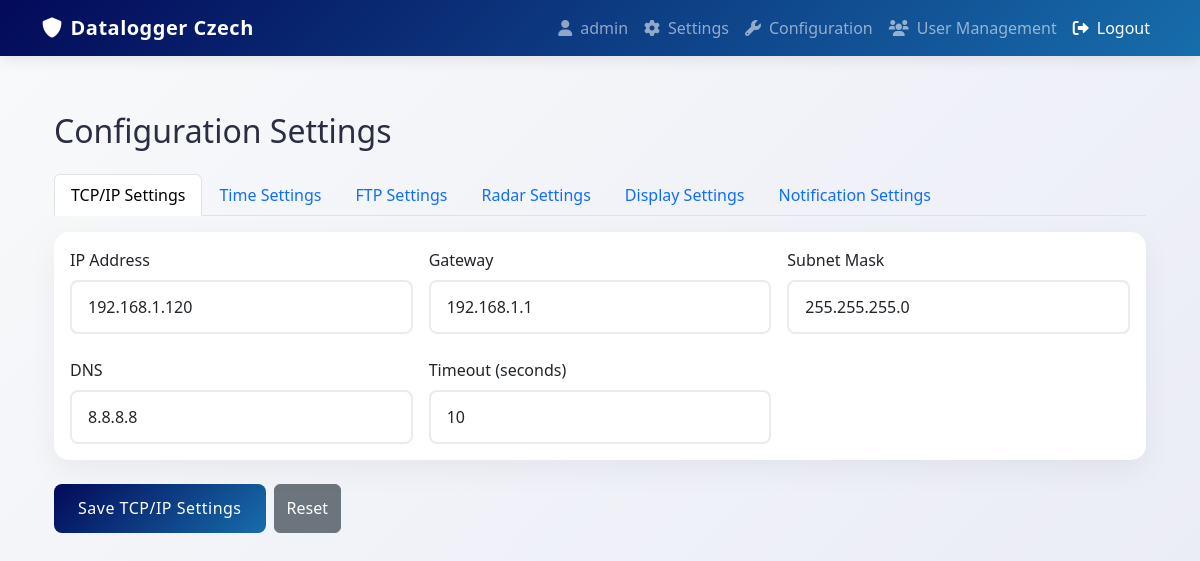
/config/ (signed in), run on an earlier commit of the app's database.
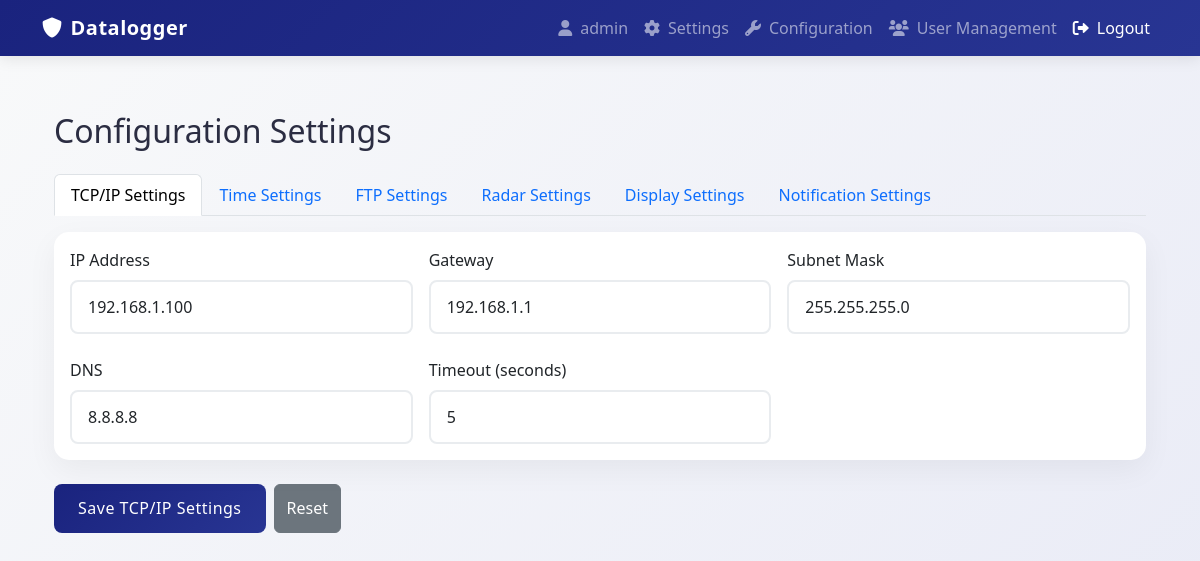
And on a later commit of the database.
### app/models.py (models this page shows, shortened)
class SystemSettings(models.Model):
    system_name = models.CharField(max_length=100, default="Secure Login")
    login_title = models.CharField(max_length=100, default="Welcome Back")
    primary_color = models.CharField(max_length=7, default="#1a237e")
    secondary_color = models.CharField(max_length=7, default="#283593")
    accent_color = models.CharField(max_length=7, default="#3949ab")
    text_color = models.CharField(max_length=7, default="#2b2d42")
    background_color = models.CharField(max_length=7, default="#f8f9fa")
    created_at = models.DateTimeField(auto_now_add=True)
    updated_at = models.DateTimeField(auto_now=True)
    class Meta:
        verbose_name = "System Settings"
        verbose_name_plural = "System Settings"
    @classmethod
    def get_settings(cls):
        settings = cls.objects.first()
        if not settings:
            settings = cls.objects.create()
        return settings

class TCPIPConfig(models.Model):
    ip_address = models.GenericIPAddressField(default='192.168.1.100')
    gateway = models.GenericIPAddressField(default='192.168.1.1')
    subnet_mask = models.GenericIPAddressField(default='255.255.255.0')
    dns = models.GenericIPAddressField(default='8.8.8.8')
    timeout = models.IntegerField(default=5)
    created_at = models.DateTimeField(auto_now_add=True)
    updated_at = models.DateTimeField(auto_now=True)
    class Meta:
        verbose_name = 'TCP/IP Configuration'
        verbose_name_plural = 'TCP/IP Configurations'

### app/views.py (the view, shortened to what this page needs)
# urls.py: path('config/', views.config, name='config'),
@login_required
@permission_required('app.view_radarconfig', raise_exception=True)
def config(request):
    notification_settings, created = NotificationSettings.objects.get_or_create(
        pk=1,
        defaults={
            'primary_email': '',
            'frequency': 'daily',
            'smtp_server': 'smtp.gmail.com',
            'smtp_port': 587,
            'use_tls': True
        }
    )
    tcp_form = TCPIPForm(instance=TCPIPConfig.objects.first())
    time_form = TimeForm(instance=TimeConfig.objects.first())
    ftp_form = FTPForm(instance=FTPConfig.objects.first())
    radar_form = RadarForm()
    notification_form = NotificationForm(instance=notification_settings)
    context = {
        'tcp_form': tcp_form,
        'time_form': time_form,
        'ftp_form': ftp_form,
        'radar_form': radar_form,
        'notification_form': notification_form,
        'radar_configs': RadarConfig.objects.all().order_by('-created_at'),
    }
    return render(request, 'app/config.html', context)

### app/forms.py
class TCPIPForm(forms.ModelForm):
    class Meta:
        model = TCPIPConfig
        fields = ['ip_address', 'gateway', 'subnet_mask', 'dns', 'timeout']
        widgets = {
            'ip_address': forms.TextInput(attrs={'class': 'form-control'}),
            'gateway': forms.TextInput(attrs={'class': 'form-control'}),
            'subnet_mask': forms.TextInput(attrs={'class': 'form-control'}),
            'dns': forms.TextInput(attrs={'class': 'form-control'}),
            'timeout': forms.NumberInput(attrs={'class': 'form-control'})
        }

class TimeForm(forms.ModelForm):
    class Meta:
        model = TimeConfig
        fields = ['timezone', 'date_format', 'time_format']
        widgets = {
            'timezone': forms.Select(attrs={'class': 'form-select'}),
            'date_format': forms.Select(attrs={'class': 'form-select'}),
            'time_format': forms.Select(attrs={'class': 'form-select'})
        }

### app/context_processors.py (called while the page is built)
def system_settings(request):
    settings = SystemSettings.get_settings()
    return {
        'settings': settings
    }

### app/templates/app/config.html (shortened to what this page needs)
{% extends 'base.html' %}
{% load static %}
{% block content %}
<div class="container mt-4">
    <h2 class="mb-4">Configuration Settings</h2>
    <ul class="nav nav-tabs" id="configTabs" role="tablist">
        <li class="nav-item" role="presentation">
            <button class="nav-link" id="tcp-tab" data-bs-toggle="tab" data-bs-target="#tcp" type="button" role="tab" aria-controls="tcp" aria-selected="false">TCP/IP Settings</button>
        </li>
        <li class="nav-item" role="presentation">
            <button class="nav-link" id="time-tab" data-bs-toggle="tab" data-bs-target="#time" type="button" role="tab" aria-controls="time" aria-selected="false">Time Settings</button>
        </li>
        <li class="nav-item" role="presentation">
            <button class="nav-link" id="ftp-tab" data-bs-toggle="tab" data-bs-target="#ftp" type="button" role="tab" aria-controls="ftp" aria-selected="false">FTP Settings</button>
        </li>
        <li class="nav-item" role="presentation">
            <button class="nav-link" id="radar-tab" data-bs-toggle="tab" data-bs-target="#radar" type="button" role="tab" aria-controls="radar" aria-selected="false">Radar Settings</button>
        </li>
        <li class="nav-item" role="presentation">
            <button class="nav-link" id="display-tab" data-bs-toggle="tab" data-bs-target="#display" type="button" role="tab" aria-controls="display" aria-selected="false">Display Settings</button>
        </li>
        <li class="nav-item" role="presentation">
            <button class="nav-link" id="notification-tab" data-bs-toggle="tab" data-bs-target="#notification" type="button" role="tab" aria-controls="notification" aria-selected="false">Notification Settings</button>
        </li>
    </ul>
    <div class="tab-content mt-3" id="configTabsContent">
        <div class="tab-pane fade" id="tcp" role="tabpanel" aria-labelledby="tcp-tab">
            <form method="post" class="needs-validation" novalidate>
                <div class="card">
                    <div class="card-body">
                        <div class="row g-3">
                            <div class="col-md-4">
                                <label for="tcp-ip_address" class="form-label">IP Address</label>
                                {{ tcp_form.ip_address }}
                            </div>
                            <div class="col-md-4">
                                <label for="tcp-gateway" class="form-label">Gateway</label>
                                {{ tcp_form.gateway }}
                            </div>
                            <div class="col-md-4">
                                <label for="tcp-subnet_mask" class="form-label">Subnet Mask</label>
                                {{ tcp_form.subnet_mask }}
                            </div>
                        </div>
                        <div class="row g-3 mt-2">
                            <div class="col-md-4">
                                <label for="tcp-dns" class="form-label">DNS</label>
                                {{ tcp_form.dns }}
                            </div>
                            <div class="col-md-4">
                                <label for="tcp-timeout" class="form-label">Timeout (seconds)</label>
                                {{ tcp_form.timeout }}
                            </div>
                        </div>
                    </div>
                </div>
                <div class="mt-4 d-flex gap-2">
                    <button type="submit" class="btn btn-primary">Save TCP/IP Settings</button>
                    <button type="reset" class="btn btn-secondary">Reset</button>
                </div>
            </form>
        </div>
    </div>
</div>
{% endblock %}

### app/templates/base.html (shortened to what this page needs)
{% load static %}
<!DOCTYPE html>
<html lang="en">
<head>
    <link href="https://cdn.jsdelivr.net/npm/bootstrap@5.3.0/dist/css/bootstrap.min.css" rel="stylesheet">
    <link rel="stylesheet" href="https://cdnjs.cloudflare.com/ajax/libs/font-awesome/6.0.0/css/all.min.css">
</head>
<body>
    {% if not request.resolver_match.url_name == 'login' %}
    <nav class="navbar navbar-expand-lg navbar-dark">
        <div class="container">
            <a class="navbar-brand" href="{% url 'home' %}">
                <i class="fas fa-shield-alt me-2"></i>{{ settings.system_name }}
            </a>
            <div class="collapse navbar-collapse" id="navbarNav">
                <ul class="navbar-nav ms-auto">
                    {% if user.is_authenticated %}
                        <li class="nav-item">
                            <span class="nav-link">
                                <i class="fas fa-user me-2"></i>{{ user.username }}
                            </span>
                        </li>
                        <li class="nav-item">
                            <a class="nav-link" href="{% url 'settings' %}">
                                <i class="fas fa-cog me-2"></i>Settings
                            </a>
                        </li>
                        <li class="nav-item">
                            <a class="nav-link" href="{% url 'config' %}">
                                <i class="fas fa-wrench me-2"></i>Configuration
                            </a>
                        </li>
                        <li class="nav-item">
                            <a class="nav-link" href="{% url 'user_list' %}">
                                <i class="fas fa-users me-2"></i>User Management
                            </a>
                        </li>
                        <li class="nav-item">
                            <form method="post" action="{% url 'logout' %}" style="margin: 0;">
                                <button type="submit" class="btn btn-link nav-link" style="text-decoration: none;">
                                    <i class="fas fa-sign-out-alt me-2"></i>Logout
                                </button>
                            </form>
                        </li>
                    {% else %}
                        <li class="nav-item">
                            <a class="nav-link" href="{% url 'login' %}">
                                <i class="fas fa-sign-in-alt me-2"></i>Login
                            </a>
                        </li>
                    {% endif %}
                </ul>
            </div>
        </div>
    </nav>
    {% endif %}
    <div class="content-wrapper">
        <div class="container">
            {% block content %}
            {% endblock %}
        </div>
    </div>
</body>
</html>

What changed in the data, as far as the page shows it:
removed TCPIPConfig: ip_address "192.168.1.120", gateway "192.168.1.1", subnet_mask "255.255.255.0", dns "8.8.8.8", timeout "10"
changed SystemSettings: system_name "Datalogger Czech" → "Datalogger"
Also different on the page:
form field ip_address: (not shown) → "192.168.1.100"
form field gateway: (not shown) → "192.168.1.1"
form field subnet_mask: (not shown) → "255.255.255.0"
form field dns: (not shown) → "8.8.8.8"
form field timeout: (not shown) → "5"
